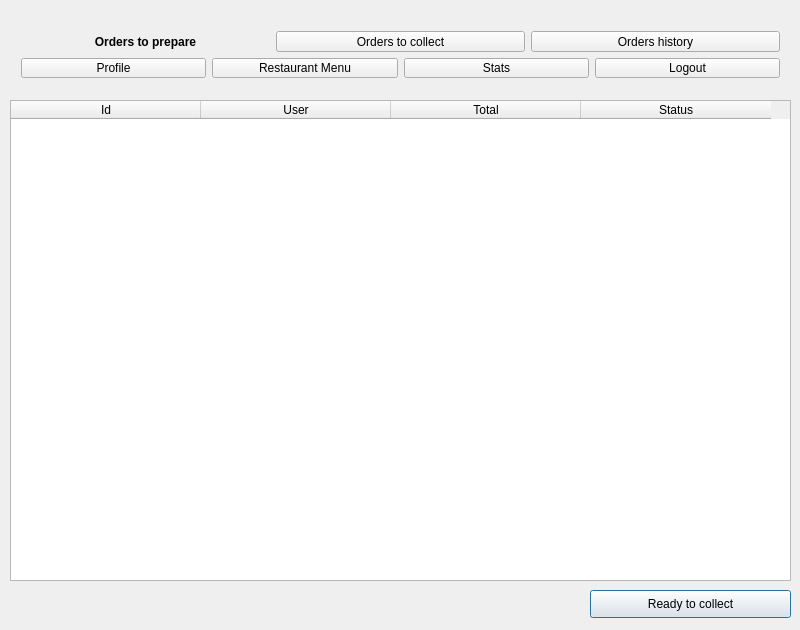
<?xml version="1.0" encoding="UTF-8"?>
<ui version="4.0">
 <class>RestaurantGUI</class>
 <widget class="QDialog" name="RestaurantGUI">
  <property name="geometry">
   <rect>
    <x>0</x>
    <y>0</y>
    <width>800</width>
    <height>630</height>
   </rect>
  </property>
  <property name="windowTitle">
   <string>RestaurantGUI</string>
  </property>
  <property name="windowIcon">
   <iconset>
    <normaloff>icon.png</normaloff>icon.png</iconset>
  </property>
  <widget class="QStackedWidget" name="RestaurantInterface">
   <property name="geometry">
    <rect>
     <x>10</x>
     <y>10</y>
     <width>781</width>
     <height>611</height>
    </rect>
   </property>
   <widget class="QWidget" name="OrdersToPrepare">
    <widget class="QTableWidget" name="ordersToPrepareList">
     <property name="geometry">
      <rect>
       <x>0</x>
       <y>90</y>
       <width>781</width>
       <height>481</height>
      </rect>
     </property>
     <attribute name="horizontalHeaderDefaultSectionSize">
      <number>190</number>
     </attribute>
     <column>
      <property name="text">
       <string>Id</string>
      </property>
     </column>
     <column>
      <property name="text">
       <string>User</string>
      </property>
     </column>
     <column>
      <property name="text">
       <string>Total</string>
      </property>
     </column>
     <column>
      <property name="text">
       <string>Status</string>
      </property>
     </column>
    </widget>
    <widget class="QPushButton" name="readyToCollectBtn">
     <property name="geometry">
      <rect>
       <x>580</x>
       <y>580</y>
       <width>201</width>
       <height>28</height>
      </rect>
     </property>
     <property name="text">
      <string>Ready to collect</string>
     </property>
    </widget>
    <widget class="QLabel" name="readyToCollectLabel">
     <property name="geometry">
      <rect>
       <x>400</x>
       <y>580</y>
       <width>181</width>
       <height>31</height>
      </rect>
     </property>
     <property name="text">
      <string/>
     </property>
    </widget>
    <widget class="QWidget" name="layoutWidget">
     <property name="geometry">
      <rect>
       <x>0</x>
       <y>10</y>
       <width>781</width>
       <height>69</height>
      </rect>
     </property>
     <layout class="QVBoxLayout" name="verticalLayout">
      <item>
       <layout class="QHBoxLayout" name="horizontalLayout">
        <item>
         <widget class="QPushButton" name="ordersToPrepareBtn">
          <property name="font">
           <font>
            <weight>75</weight>
            <bold>true</bold>
           </font>
          </property>
          <property name="text">
           <string>Orders to prepare</string>
          </property>
          <property name="autoDefault">
           <bool>false</bool>
          </property>
          <property name="default">
           <bool>true</bool>
          </property>
          <property name="flat">
           <bool>true</bool>
          </property>
         </widget>
        </item>
        <item>
         <widget class="QPushButton" name="ordersToCollectBtn">
          <property name="text">
           <string>Orders to collect</string>
          </property>
         </widget>
        </item>
        <item>
         <widget class="QPushButton" name="ordersHistoryBtn">
          <property name="text">
           <string>Orders history</string>
          </property>
         </widget>
        </item>
       </layout>
      </item>
      <item>
       <layout class="QHBoxLayout" name="horizontalLayout_2">
        <item>
         <widget class="QPushButton" name="restaurantProfileBtn">
          <property name="text">
           <string>Profile</string>
          </property>
         </widget>
        </item>
        <item>
         <widget class="QPushButton" name="restaurantMenuBtn">
          <property name="text">
           <string>Restaurant Menu</string>
          </property>
         </widget>
        </item>
        <item>
         <widget class="QPushButton" name="restaurantStatsBtn">
          <property name="text">
           <string>Stats</string>
          </property>
         </widget>
        </item>
        <item>
         <widget class="QPushButton" name="logoutBtn">
          <property name="text">
           <string>Logout</string>
          </property>
         </widget>
        </item>
       </layout>
      </item>
     </layout>
    </widget>
   </widget>
   <widget class="QWidget" name="OrdersToCollect">
    <widget class="QWidget" name="layoutWidget">
     <property name="geometry">
      <rect>
       <x>0</x>
       <y>10</y>
       <width>781</width>
       <height>69</height>
      </rect>
     </property>
     <layout class="QVBoxLayout" name="verticalLayout_2">
      <item>
       <layout class="QHBoxLayout" name="horizontalLayout_3">
        <item>
         <widget class="QPushButton" name="ordersToPrepareBtn_2">
          <property name="text">
           <string>Orders to prepare</string>
          </property>
         </widget>
        </item>
        <item>
         <widget class="QPushButton" name="ordersToCollectBtn_2">
          <property name="font">
           <font>
            <weight>75</weight>
            <bold>true</bold>
           </font>
          </property>
          <property name="text">
           <string>Orders to collect</string>
          </property>
          <property name="autoDefault">
           <bool>false</bool>
          </property>
          <property name="default">
           <bool>true</bool>
          </property>
          <property name="flat">
           <bool>true</bool>
          </property>
         </widget>
        </item>
        <item>
         <widget class="QPushButton" name="ordersHistoryBtn_2">
          <property name="text">
           <string>Orders history</string>
          </property>
         </widget>
        </item>
       </layout>
      </item>
      <item>
       <layout class="QHBoxLayout" name="horizontalLayout_4">
        <item>
         <widget class="QPushButton" name="restaurantProfileBtn_2">
          <property name="text">
           <string>Profile</string>
          </property>
         </widget>
        </item>
        <item>
         <widget class="QPushButton" name="restaurantMenuBtn_2">
          <property name="text">
           <string>Restaurant Menu</string>
          </property>
         </widget>
        </item>
        <item>
         <widget class="QPushButton" name="restaurantStatsBtn_2">
          <property name="text">
           <string>Stats</string>
          </property>
         </widget>
        </item>
        <item>
         <widget class="QPushButton" name="logoutBtn_2">
          <property name="text">
           <string>Logout</string>
          </property>
         </widget>
        </item>
       </layout>
      </item>
     </layout>
    </widget>
    <widget class="QLabel" name="collectetLabel">
     <property name="geometry">
      <rect>
       <x>400</x>
       <y>580</y>
       <width>181</width>
       <height>31</height>
      </rect>
     </property>
     <property name="text">
      <string/>
     </property>
    </widget>
    <widget class="QPushButton" name="collectedBtn">
     <property name="geometry">
      <rect>
       <x>580</x>
       <y>580</y>
       <width>201</width>
       <height>28</height>
      </rect>
     </property>
     <property name="text">
      <string>Order collected</string>
     </property>
    </widget>
    <widget class="QTableWidget" name="ordersToCollectList">
     <property name="geometry">
      <rect>
       <x>0</x>
       <y>90</y>
       <width>781</width>
       <height>481</height>
      </rect>
     </property>
     <attribute name="horizontalHeaderDefaultSectionSize">
      <number>190</number>
     </attribute>
     <column>
      <property name="text">
       <string>Id</string>
      </property>
     </column>
     <column>
      <property name="text">
       <string>User</string>
      </property>
     </column>
     <column>
      <property name="text">
       <string>Total</string>
      </property>
     </column>
     <column>
      <property name="text">
       <string>Status</string>
      </property>
     </column>
    </widget>
   </widget>
   <widget class="QWidget" name="OrdersHistory">
    <widget class="QWidget" name="layoutWidget_2">
     <property name="geometry">
      <rect>
       <x>0</x>
       <y>10</y>
       <width>781</width>
       <height>69</height>
      </rect>
     </property>
     <layout class="QVBoxLayout" name="verticalLayout_3">
      <item>
       <layout class="QHBoxLayout" name="horizontalLayout_5">
        <item>
         <widget class="QPushButton" name="ordersToPrepareBtn_3">
          <property name="text">
           <string>Orders to prepare</string>
          </property>
         </widget>
        </item>
        <item>
         <widget class="QPushButton" name="ordersToCollectBtn_3">
          <property name="text">
           <string>Orders to collect</string>
          </property>
         </widget>
        </item>
        <item>
         <widget class="QPushButton" name="ordersHistoryBtn_3">
          <property name="font">
           <font>
            <weight>75</weight>
            <bold>true</bold>
           </font>
          </property>
          <property name="text">
           <string>Orders history</string>
          </property>
          <property name="autoDefault">
           <bool>false</bool>
          </property>
          <property name="default">
           <bool>true</bool>
          </property>
          <property name="flat">
           <bool>true</bool>
          </property>
         </widget>
        </item>
       </layout>
      </item>
      <item>
       <layout class="QHBoxLayout" name="horizontalLayout_6">
        <item>
         <widget class="QPushButton" name="restaurantProfileBtn_3">
          <property name="text">
           <string>Profile</string>
          </property>
         </widget>
        </item>
        <item>
         <widget class="QPushButton" name="restaurantMenuBtn_3">
          <property name="text">
           <string>Restaurant Menu</string>
          </property>
         </widget>
        </item>
        <item>
         <widget class="QPushButton" name="restaurantStatsBtn_3">
          <property name="text">
           <string>Stats</string>
          </property>
         </widget>
        </item>
        <item>
         <widget class="QPushButton" name="logoutBtn_3">
          <property name="text">
           <string>Logout</string>
          </property>
         </widget>
        </item>
       </layout>
      </item>
     </layout>
    </widget>
    <widget class="QTableWidget" name="ordersHistoryList">
     <property name="geometry">
      <rect>
       <x>0</x>
       <y>90</y>
       <width>781</width>
       <height>521</height>
      </rect>
     </property>
     <attribute name="horizontalHeaderDefaultSectionSize">
      <number>190</number>
     </attribute>
     <column>
      <property name="text">
       <string>Id</string>
      </property>
     </column>
     <column>
      <property name="text">
       <string>User</string>
      </property>
     </column>
     <column>
      <property name="text">
       <string>Total</string>
      </property>
     </column>
     <column>
      <property name="text">
       <string>Status</string>
      </property>
     </column>
    </widget>
   </widget>
   <widget class="QWidget" name="Profile">
    <widget class="QWidget" name="layoutWidget_3">
     <property name="geometry">
      <rect>
       <x>0</x>
       <y>10</y>
       <width>781</width>
       <height>69</height>
      </rect>
     </property>
     <layout class="QVBoxLayout" name="verticalLayout_4">
      <item>
       <layout class="QHBoxLayout" name="horizontalLayout_7">
        <item>
         <widget class="QPushButton" name="ordersToPrepareBtn_4">
          <property name="text">
           <string>Orders to prepare</string>
          </property>
         </widget>
        </item>
        <item>
         <widget class="QPushButton" name="ordersToCollectBtn_4">
          <property name="text">
           <string>Orders to collect</string>
          </property>
         </widget>
        </item>
        <item>
         <widget class="QPushButton" name="ordersHistoryBtn_4">
          <property name="text">
           <string>Orders history</string>
          </property>
         </widget>
        </item>
       </layout>
      </item>
      <item>
       <layout class="QHBoxLayout" name="horizontalLayout_8">
        <item>
         <widget class="QPushButton" name="restaurantProfileBtn_4">
          <property name="font">
           <font>
            <weight>75</weight>
            <bold>true</bold>
           </font>
          </property>
          <property name="text">
           <string>Profile</string>
          </property>
          <property name="autoDefault">
           <bool>false</bool>
          </property>
          <property name="default">
           <bool>true</bool>
          </property>
          <property name="flat">
           <bool>true</bool>
          </property>
         </widget>
        </item>
        <item>
         <widget class="QPushButton" name="restaurantMenuBtn_4">
          <property name="text">
           <string>Restaurant Menu</string>
          </property>
         </widget>
        </item>
        <item>
         <widget class="QPushButton" name="restaurantStatsBtn_4">
          <property name="text">
           <string>Stats</string>
          </property>
         </widget>
        </item>
        <item>
         <widget class="QPushButton" name="logoutBtn_4">
          <property name="text">
           <string>Logout</string>
          </property>
         </widget>
        </item>
       </layout>
      </item>
     </layout>
    </widget>
    <widget class="QLabel" name="profileLabel">
     <property name="geometry">
      <rect>
       <x>300</x>
       <y>90</y>
       <width>181</width>
       <height>41</height>
      </rect>
     </property>
     <property name="font">
      <font>
       <pointsize>20</pointsize>
      </font>
     </property>
     <property name="text">
      <string>Your Profile</string>
     </property>
    </widget>
    <widget class="QWidget" name="layoutWidget_6">
     <property name="geometry">
      <rect>
       <x>260</x>
       <y>130</y>
       <width>241</width>
       <height>420</height>
      </rect>
     </property>
     <layout class="QVBoxLayout" name="verticalLayout_7">
      <item>
       <widget class="QLabel" name="nameProfileLabel">
        <property name="text">
         <string>Name</string>
        </property>
       </widget>
      </item>
      <item>
       <widget class="QLineEdit" name="nameLineEdit"/>
      </item>
      <item>
       <widget class="QLabel" name="nameErrorLabel">
        <property name="font">
         <font>
          <weight>75</weight>
          <bold>true</bold>
         </font>
        </property>
        <property name="text">
         <string/>
        </property>
       </widget>
      </item>
      <item>
       <widget class="Line" name="line">
        <property name="orientation">
         <enum>Qt::Horizontal</enum>
        </property>
       </widget>
      </item>
      <item>
       <widget class="QLabel" name="addressProfileLabel">
        <property name="text">
         <string>Address</string>
        </property>
       </widget>
      </item>
      <item>
       <widget class="QLineEdit" name="addressLineEdit"/>
      </item>
      <item>
       <widget class="QLabel" name="addressErrorLabel">
        <property name="font">
         <font>
          <weight>75</weight>
          <bold>true</bold>
          <underline>false</underline>
         </font>
        </property>
        <property name="text">
         <string/>
        </property>
       </widget>
      </item>
      <item>
       <widget class="Line" name="line_3">
        <property name="orientation">
         <enum>Qt::Horizontal</enum>
        </property>
       </widget>
      </item>
      <item>
       <widget class="QLabel" name="emailProfileLabel">
        <property name="text">
         <string>Email</string>
        </property>
       </widget>
      </item>
      <item>
       <widget class="QLineEdit" name="emailLineEdit">
        <property name="enabled">
         <bool>true</bool>
        </property>
       </widget>
      </item>
      <item>
       <widget class="QLabel" name="emailErrorLabel">
        <property name="font">
         <font>
          <weight>75</weight>
          <bold>true</bold>
         </font>
        </property>
        <property name="text">
         <string/>
        </property>
       </widget>
      </item>
      <item>
       <widget class="Line" name="line_4">
        <property name="orientation">
         <enum>Qt::Horizontal</enum>
        </property>
       </widget>
      </item>
      <item>
       <widget class="QLabel" name="pswProfileLabel">
        <property name="text">
         <string>Password</string>
        </property>
       </widget>
      </item>
      <item>
       <widget class="QLineEdit" name="pswLineEdit">
        <property name="inputMask">
         <string/>
        </property>
        <property name="text">
         <string/>
        </property>
        <property name="echoMode">
         <enum>QLineEdit::Password</enum>
        </property>
       </widget>
      </item>
      <item>
       <widget class="QLabel" name="pswErrorLabel">
        <property name="font">
         <font>
          <weight>75</weight>
          <bold>true</bold>
         </font>
        </property>
        <property name="text">
         <string/>
        </property>
       </widget>
      </item>
      <item>
       <widget class="Line" name="line_5">
        <property name="orientation">
         <enum>Qt::Horizontal</enum>
        </property>
       </widget>
      </item>
      <item>
       <widget class="QLabel" name="phoneProfileLabel">
        <property name="text">
         <string>Phone number</string>
        </property>
       </widget>
      </item>
      <item>
       <widget class="QLineEdit" name="phoneLineEdit"/>
      </item>
      <item>
       <widget class="QLabel" name="phoneErrorLabel">
        <property name="font">
         <font>
          <weight>75</weight>
          <bold>true</bold>
         </font>
        </property>
        <property name="text">
         <string/>
        </property>
       </widget>
      </item>
     </layout>
    </widget>
    <widget class="QWidget" name="layoutWidget_7">
     <property name="geometry">
      <rect>
       <x>190</x>
       <y>550</y>
       <width>391</width>
       <height>53</height>
      </rect>
     </property>
     <layout class="QVBoxLayout" name="verticalLayout_8">
      <item>
       <widget class="QLabel" name="errorProfileLabel">
        <property name="text">
         <string/>
        </property>
       </widget>
      </item>
      <item>
       <widget class="QPushButton" name="updateProfileBtn">
        <property name="text">
         <string>Update data</string>
        </property>
       </widget>
      </item>
     </layout>
    </widget>
   </widget>
   <widget class="QWidget" name="Menu">
    <widget class="QWidget" name="layoutWidget_4">
     <property name="geometry">
      <rect>
       <x>0</x>
       <y>10</y>
       <width>781</width>
       <height>69</height>
      </rect>
     </property>
     <layout class="QVBoxLayout" name="verticalLayout_5">
      <item>
       <layout class="QHBoxLayout" name="horizontalLayout_9">
        <item>
         <widget class="QPushButton" name="ordersToPrepareBtn_5">
          <property name="text">
           <string>Orders to prepare</string>
          </property>
         </widget>
        </item>
        <item>
         <widget class="QPushButton" name="ordersToCollectBtn_5">
          <property name="text">
           <string>Orders to collect</string>
          </property>
         </widget>
        </item>
        <item>
         <widget class="QPushButton" name="ordersHistoryBtn_5">
          <property name="text">
           <string>Orders history</string>
          </property>
         </widget>
        </item>
       </layout>
      </item>
      <item>
       <layout class="QHBoxLayout" name="horizontalLayout_10">
        <item>
         <widget class="QPushButton" name="restaurantProfileBtn_5">
          <property name="text">
           <string>Profile</string>
          </property>
         </widget>
        </item>
        <item>
         <widget class="QPushButton" name="restaurantMenuBtn_5">
          <property name="font">
           <font>
            <weight>75</weight>
            <bold>true</bold>
           </font>
          </property>
          <property name="text">
           <string>Restaurant Menu</string>
          </property>
          <property name="autoDefault">
           <bool>false</bool>
          </property>
          <property name="default">
           <bool>true</bool>
          </property>
          <property name="flat">
           <bool>true</bool>
          </property>
         </widget>
        </item>
        <item>
         <widget class="QPushButton" name="restaurantStatsBtn_5">
          <property name="text">
           <string>Stats</string>
          </property>
         </widget>
        </item>
        <item>
         <widget class="QPushButton" name="logoutBtn_5">
          <property name="text">
           <string>Logout</string>
          </property>
         </widget>
        </item>
       </layout>
      </item>
     </layout>
    </widget>
    <widget class="QPushButton" name="deleteDishBtn">
     <property name="geometry">
      <rect>
       <x>390</x>
       <y>570</y>
       <width>391</width>
       <height>28</height>
      </rect>
     </property>
     <property name="text">
      <string>Delete selected dish</string>
     </property>
    </widget>
    <widget class="QTableWidget" name="dishesList">
     <property name="geometry">
      <rect>
       <x>390</x>
       <y>80</y>
       <width>391</width>
       <height>461</height>
      </rect>
     </property>
     <column>
      <property name="text">
       <string>Id</string>
      </property>
     </column>
     <column>
      <property name="text">
       <string>Name</string>
      </property>
     </column>
     <column>
      <property name="text">
       <string>Type</string>
      </property>
     </column>
     <column>
      <property name="text">
       <string>Price</string>
      </property>
     </column>
    </widget>
    <widget class="QWidget" name="layoutWidget_16">
     <property name="geometry">
      <rect>
       <x>10</x>
       <y>470</y>
       <width>371</width>
       <height>53</height>
      </rect>
     </property>
     <layout class="QVBoxLayout" name="verticalLayout_19">
      <item>
       <widget class="QLabel" name="addDishLabel">
        <property name="text">
         <string/>
        </property>
       </widget>
      </item>
      <item>
       <widget class="QPushButton" name="addDishBtn">
        <property name="text">
         <string>Add dish to menu</string>
        </property>
       </widget>
      </item>
     </layout>
    </widget>
    <widget class="QLabel" name="createDishLabel">
     <property name="geometry">
      <rect>
       <x>20</x>
       <y>110</y>
       <width>361</width>
       <height>31</height>
      </rect>
     </property>
     <property name="font">
      <font>
       <pointsize>20</pointsize>
      </font>
     </property>
     <property name="text">
      <string>Create a new dish</string>
     </property>
    </widget>
    <widget class="Line" name="line_2">
     <property name="geometry">
      <rect>
       <x>380</x>
       <y>80</y>
       <width>20</width>
       <height>541</height>
      </rect>
     </property>
     <property name="orientation">
      <enum>Qt::Vertical</enum>
     </property>
    </widget>
    <widget class="QWidget" name="layoutWidget_17">
     <property name="geometry">
      <rect>
       <x>10</x>
       <y>160</y>
       <width>241</width>
       <height>291</height>
      </rect>
     </property>
     <layout class="QVBoxLayout" name="verticalLayout_20">
      <item>
       <widget class="QLabel" name="dishNameLabel">
        <property name="text">
         <string>Name</string>
        </property>
       </widget>
      </item>
      <item>
       <widget class="QLineEdit" name="dishNameLineEdit"/>
      </item>
      <item>
       <widget class="QLabel" name="dishNameErrorLabel">
        <property name="font">
         <font>
          <weight>75</weight>
          <bold>true</bold>
         </font>
        </property>
        <property name="text">
         <string/>
        </property>
       </widget>
      </item>
      <item>
       <widget class="Line" name="line_6">
        <property name="orientation">
         <enum>Qt::Horizontal</enum>
        </property>
       </widget>
      </item>
      <item>
       <widget class="QLabel" name="dishTypeLabel">
        <property name="text">
         <string>Type</string>
        </property>
       </widget>
      </item>
      <item>
       <widget class="QComboBox" name="dishTypeBox">
        <property name="frame">
         <bool>true</bool>
        </property>
        <item>
         <property name="text">
          <string>Appetizer</string>
         </property>
        </item>
        <item>
         <property name="text">
          <string>First Course</string>
         </property>
        </item>
        <item>
         <property name="text">
          <string>Second Course</string>
         </property>
        </item>
        <item>
         <property name="text">
          <string>Dessert</string>
         </property>
        </item>
        <item>
         <property name="text">
          <string>Drink</string>
         </property>
        </item>
       </widget>
      </item>
      <item>
       <widget class="QLabel" name="dishTypeErrorLabel">
        <property name="font">
         <font>
          <weight>75</weight>
          <bold>true</bold>
         </font>
        </property>
        <property name="text">
         <string/>
        </property>
       </widget>
      </item>
      <item>
       <widget class="Line" name="line_7">
        <property name="orientation">
         <enum>Qt::Horizontal</enum>
        </property>
       </widget>
      </item>
      <item>
       <widget class="QLabel" name="dishPriceLabel">
        <property name="text">
         <string>Price</string>
        </property>
       </widget>
      </item>
      <item>
       <widget class="QDoubleSpinBox" name="dishPriceSpinBox">
        <property name="singleStep">
         <double>0.500000000000000</double>
        </property>
       </widget>
      </item>
      <item>
       <widget class="QLabel" name="dishPriceErrorLabel">
        <property name="font">
         <font>
          <weight>75</weight>
          <bold>true</bold>
         </font>
        </property>
        <property name="text">
         <string/>
        </property>
       </widget>
      </item>
     </layout>
    </widget>
    <widget class="QLabel" name="deleteDishLabel">
     <property name="geometry">
      <rect>
       <x>400</x>
       <y>550</y>
       <width>371</width>
       <height>21</height>
      </rect>
     </property>
     <property name="text">
      <string/>
     </property>
    </widget>
   </widget>
   <widget class="QWidget" name="Stats">
    <widget class="QWidget" name="layoutWidget_5">
     <property name="geometry">
      <rect>
       <x>0</x>
       <y>10</y>
       <width>781</width>
       <height>69</height>
      </rect>
     </property>
     <layout class="QVBoxLayout" name="verticalLayout_6">
      <item>
       <layout class="QHBoxLayout" name="horizontalLayout_11">
        <item>
         <widget class="QPushButton" name="ordersToPrepareBtn_6">
          <property name="text">
           <string>Orders to prepare</string>
          </property>
         </widget>
        </item>
        <item>
         <widget class="QPushButton" name="ordersToCollectBtn_6">
          <property name="text">
           <string>Orders to collect</string>
          </property>
         </widget>
        </item>
        <item>
         <widget class="QPushButton" name="ordersHistoryBtn_6">
          <property name="text">
           <string>Orders history</string>
          </property>
         </widget>
        </item>
       </layout>
      </item>
      <item>
       <layout class="QHBoxLayout" name="horizontalLayout_12">
        <item>
         <widget class="QPushButton" name="restaurantProfileBtn_6">
          <property name="text">
           <string>Profile</string>
          </property>
         </widget>
        </item>
        <item>
         <widget class="QPushButton" name="restaurantMenuBtn_6">
          <property name="text">
           <string>Restaurant Menu</string>
          </property>
         </widget>
        </item>
        <item>
         <widget class="QPushButton" name="restaurantStatsBtn_6">
          <property name="font">
           <font>
            <weight>75</weight>
            <bold>true</bold>
           </font>
          </property>
          <property name="text">
           <string>Stats</string>
          </property>
          <property name="autoDefault">
           <bool>false</bool>
          </property>
          <property name="default">
           <bool>true</bool>
          </property>
          <property name="flat">
           <bool>true</bool>
          </property>
         </widget>
        </item>
        <item>
         <widget class="QPushButton" name="logoutBtn_6">
          <property name="text">
           <string>Logout</string>
          </property>
         </widget>
        </item>
       </layout>
      </item>
     </layout>
    </widget>
    <widget class="QLabel" name="plotOrdersForHourRestaurant">
     <property name="geometry">
      <rect>
       <x>0</x>
       <y>220</y>
       <width>381</width>
       <height>261</height>
      </rect>
     </property>
     <property name="frameShape">
      <enum>QFrame::Box</enum>
     </property>
     <property name="text">
      <string/>
     </property>
    </widget>
    <widget class="QLabel" name="plotAgeRestaurant">
     <property name="geometry">
      <rect>
       <x>390</x>
       <y>220</y>
       <width>391</width>
       <height>261</height>
      </rect>
     </property>
     <property name="frameShape">
      <enum>QFrame::Box</enum>
     </property>
     <property name="text">
      <string/>
     </property>
    </widget>
    <widget class="QLabel" name="label">
     <property name="geometry">
      <rect>
       <x>130</x>
       <y>490</y>
       <width>111</width>
       <height>16</height>
      </rect>
     </property>
     <property name="text">
      <string>Orders by time slot</string>
     </property>
    </widget>
    <widget class="QLabel" name="label_2">
     <property name="geometry">
      <rect>
       <x>540</x>
       <y>490</y>
       <width>101</width>
       <height>20</height>
      </rect>
     </property>
     <property name="text">
      <string>Age of customers</string>
     </property>
    </widget>
    <widget class="QWidget" name="layoutWidget">
     <property name="geometry">
      <rect>
       <x>0</x>
       <y>140</y>
       <width>781</width>
       <height>51</height>
      </rect>
     </property>
     <layout class="QHBoxLayout" name="horizontalLayout_13">
      <item>
       <layout class="QVBoxLayout" name="verticalLayout_13">
        <item>
         <widget class="QLabel" name="bestDishLabel">
          <property name="text">
           <string>Best-selling dish</string>
          </property>
         </widget>
        </item>
        <item>
         <widget class="QLineEdit" name="bestDishLineEdit">
          <property name="enabled">
           <bool>false</bool>
          </property>
         </widget>
        </item>
       </layout>
      </item>
      <item>
       <widget class="Line" name="line_8">
        <property name="orientation">
         <enum>Qt::Vertical</enum>
        </property>
       </widget>
      </item>
      <item>
       <layout class="QVBoxLayout" name="verticalLayout_11">
        <item>
         <widget class="QLabel" name="bestCustomerLabel">
          <property name="text">
           <string>Best customer</string>
          </property>
         </widget>
        </item>
        <item>
         <widget class="QLineEdit" name="bestCustomerLineEdit">
          <property name="enabled">
           <bool>false</bool>
          </property>
         </widget>
        </item>
       </layout>
      </item>
      <item>
       <widget class="Line" name="line_9">
        <property name="orientation">
         <enum>Qt::Vertical</enum>
        </property>
       </widget>
      </item>
      <item>
       <layout class="QVBoxLayout" name="verticalLayout_12">
        <item>
         <widget class="QLabel" name="customerLabel">
          <property name="text">
           <string>Number of customer</string>
          </property>
         </widget>
        </item>
        <item>
         <widget class="QLineEdit" name="customerLineEdit">
          <property name="enabled">
           <bool>false</bool>
          </property>
         </widget>
        </item>
       </layout>
      </item>
      <item>
       <widget class="Line" name="line_10">
        <property name="orientation">
         <enum>Qt::Vertical</enum>
        </property>
       </widget>
      </item>
      <item>
       <layout class="QVBoxLayout" name="verticalLayout_9">
        <item>
         <widget class="QLabel" name="orderReceivedLabel">
          <property name="text">
           <string>Orders received</string>
          </property>
         </widget>
        </item>
        <item>
         <widget class="QLineEdit" name="orderReceivedLineEdit">
          <property name="enabled">
           <bool>false</bool>
          </property>
         </widget>
        </item>
       </layout>
      </item>
      <item>
       <widget class="Line" name="line_11">
        <property name="orientation">
         <enum>Qt::Vertical</enum>
        </property>
       </widget>
      </item>
      <item>
       <layout class="QVBoxLayout" name="verticalLayout_10">
        <item>
         <widget class="QLabel" name="totalOrderLabel">
          <property name="text">
           <string>Total amount of money earned</string>
          </property>
         </widget>
        </item>
        <item>
         <widget class="QLineEdit" name="totalOrderLineEdit">
          <property name="enabled">
           <bool>false</bool>
          </property>
         </widget>
        </item>
       </layout>
      </item>
     </layout>
    </widget>
   </widget>
  </widget>
 </widget>
 <layoutdefault spacing="6" margin="11"/>
 <resources/>
 <connections/>
</ui>
